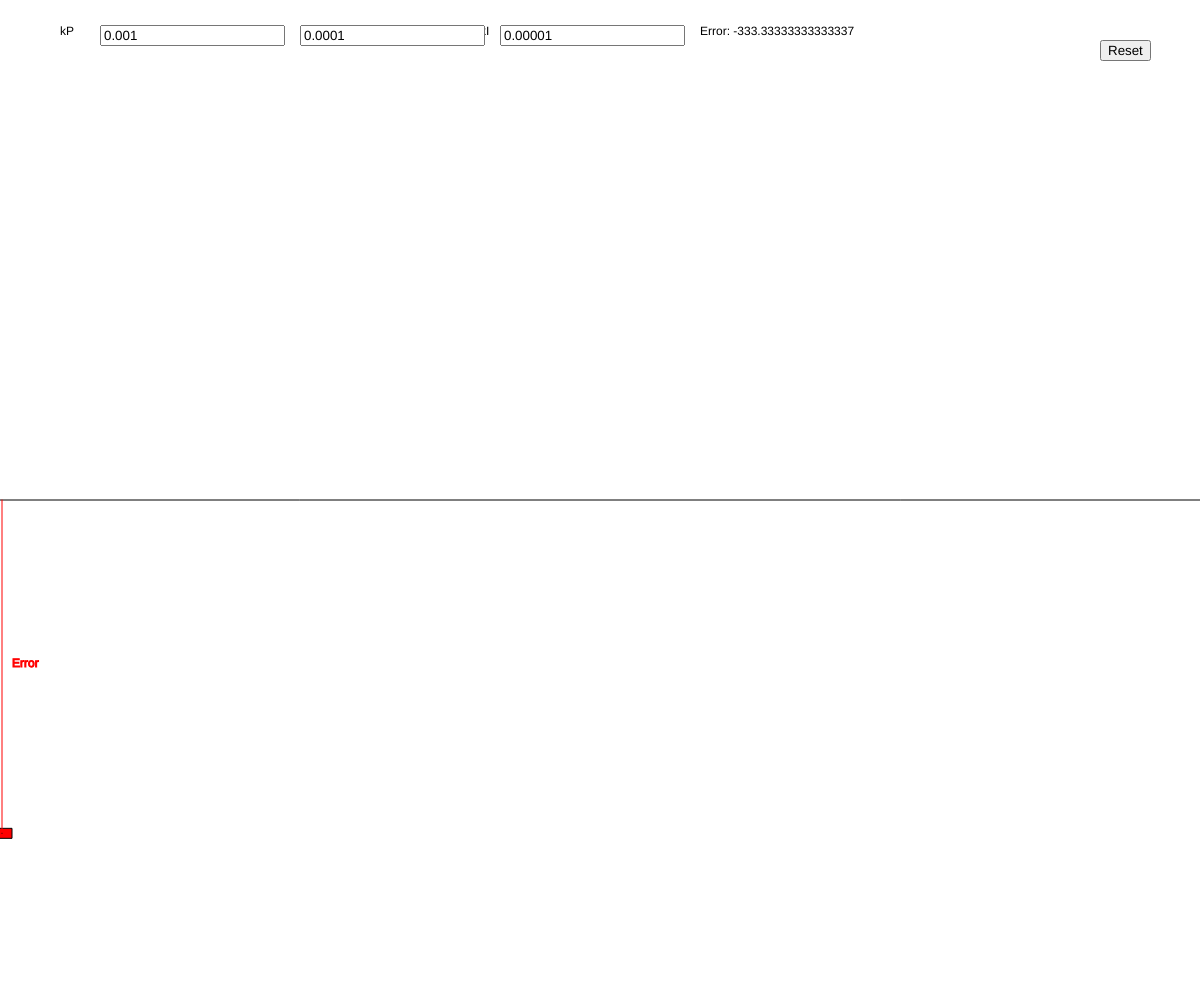
Frame 1 (no input)
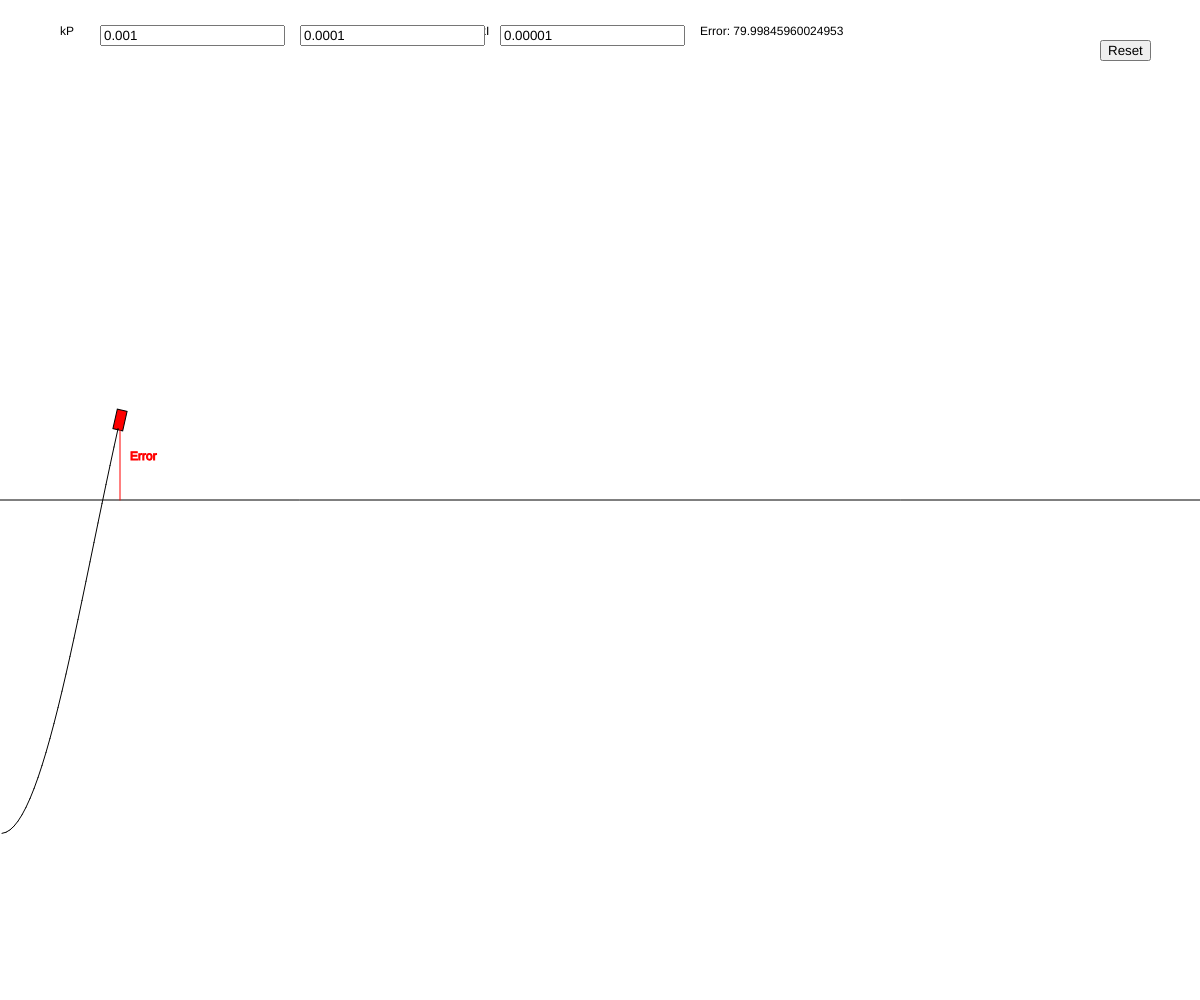
Frame 60 (no input)
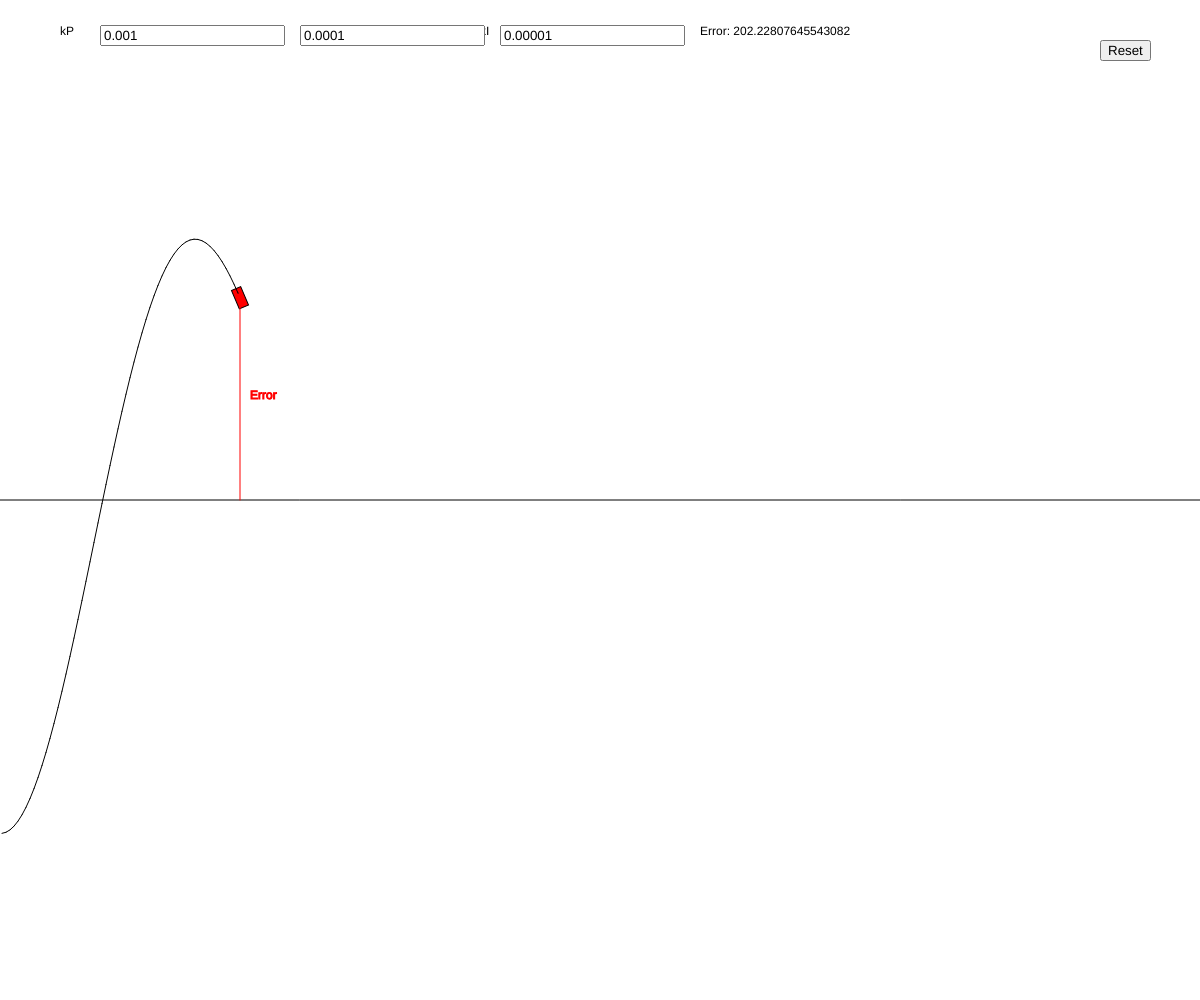
Frame 120 (the mouse pressed at the canvas centre since frame 60)

The p5.js sketch that drew these frames (run headless with seeded random() and noise() and a simulated clock; from frame 60 on, the mouse is pressed at the canvas centre):

// p5.js sketch
// ── sketch.js
var goal;
var racer;
var inKp;
var inKd;
var inKi;
var velI;
var positions = []
var time;
var past;
var reset;

function setup() {
  // put setup code here
 createCanvas(windowWidth,windowHeight);
 racer = new Rocket();
 goal = windowHeight/2

  inKp = createInput();
  inKp.position(100,25);


  time=0
  inKd = createInput();
  inKd.position(300,25 );


  inKi = createInput();
  inKi.position(500,25);


  inKp.value(.001)
  inKd.value(.0001)
  inKi.value(.00001)

   reset = createButton("Reset");
  reset.position(windowWidth-100,10);
  reset.mousePressed(resetF);

}

function resetF()
{
  racer.pos.x = 0
  racer.time = 0
  racer.pError = 0;
  racer.kP = 1/1000
  racer.kD = 1/10000
  racer.kI = 1/100000
  racer.pos = createVector(0,windowHeight*5/6);
  racer.vel = createVector(2,0);
  racer.acc = createVector(0,0);
  positions = []
}
function mousePressed()
{
  if(mouseY>100){
    goal = mouseY
  }

}


function draw() {
  createCanvas(windowWidth,windowHeight);



  background("white")
  racer.update();
  racer.display();
  line(0,goal,windowWidth,goal)

  push()
  stroke('red');
  line(racer.pos.x,goal,racer.pos.x,racer.pos.y)
  fill('red')
  text("Error",racer.pos.x+10,(racer.pos.y+goal)/2)
  pop()



  if(windowWidth > 900){
  text("Error: " + racer.pError, 700, 35)
  text("kP",60,35)
  text("kD",270 ,35)
  text("kI",480,35)
  inKp.position(100,25);
  inKd.position(300,25);
  inKi.position(500,25);
  reset.position(windowWidth-100,40);

  }
  else
  {

    text("Error: " + racer.pError, 60, 140)
    text("kP",60,35)
    text("kD",60 ,70)
    text("kI",60,105)
    reset.position(windowWidth-100,140);

    inKp.position(100,25);
  inKd.position(100,60);
  inKi.position(100,95);


  }
  if(time%2==0){
  positions.push([racer.pos.x,racer.pos.y])}
  past = null
  for (var i = positions.length - 1; i >= 0; i--) {

    if(past == null){past = positions[i]}
    line(positions[i][0],positions[i][1],past[0],past[1])

    past = positions[i]

  }

 time++;




}




function Rocket()
{
  this.pos = createVector(0,windowHeight*5/6);
  this.init = 0
  this.vel = createVector(2,0);
  this.acc = createVector(0,0);
  this.color = "red"
  this.time = 0
  this.pError = 0;
  this.kP = 1/1000
  this.kD = 1/10000
  this.kI = 1/100000




  this.PID = function()
  {

      error = goal-this.pos.y;


      P = error*this.kP
      I = this.kI/this.time*(error-this.pError)
      D = this.time*this.kD*(error-this.pError)

      this.acc = createVector(0,1).mult( P+I+D)


      this.pError = error;
  }

  this.update = function() {
      this.time ++;
      this.vel.add(this.acc);
      this.pos.add(this.vel);
      this.acc.mult(0);

      this.kP = inKp.value()
      this.kD = inKd.value()
      this.kI = inKi.value()



      if(this.pos.x>windowWidth)
      {

        resetF();

      }


        this.PID()

  };



  this.display = function() {


    push();
    fill(this.color);
    translate(this.pos.x,this.pos.y);
    rotate(this.vel.heading())
    rectMode(CENTER)
    size = 0;
    if(windowWidth<700)
    {
      size = 10;
    }
    else
    {
      size = 20
    }
    rect(0,0,size,size/2)

    pop();
  };


}
